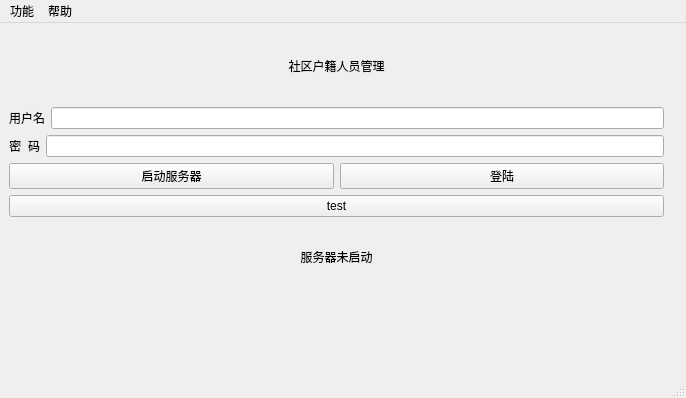
<?xml version="1.0" encoding="UTF-8"?>
<ui version="4.0">
 <class>MainWindowServer</class>
 <widget class="QMainWindow" name="MainWindowServer">
  <property name="geometry">
   <rect>
    <x>0</x>
    <y>0</y>
    <width>686</width>
    <height>398</height>
   </rect>
  </property>
  <property name="windowTitle">
   <string>MainWindow</string>
  </property>
  <widget class="QWidget" name="centralwidget">
   <layout class="QGridLayout" name="gridLayout">
    <item row="2" column="0">
     <layout class="QHBoxLayout" name="horizontalLayout_3">
      <item>
       <widget class="QLabel" name="label_4">
        <property name="text">
         <string>密  码</string>
        </property>
        <property name="alignment">
         <set>Qt::AlignRight|Qt::AlignTrailing|Qt::AlignVCenter</set>
        </property>
       </widget>
      </item>
      <item>
       <widget class="QLineEdit" name="lineEdit_password">
        <property name="echoMode">
         <enum>QLineEdit::Password</enum>
        </property>
        <property name="clearButtonEnabled">
         <bool>true</bool>
        </property>
       </widget>
      </item>
     </layout>
    </item>
    <item row="3" column="0">
     <layout class="QHBoxLayout" name="horizontalLayout_4">
      <item>
       <widget class="QPushButton" name="pBtn_startServer">
        <property name="text">
         <string>启动服务器</string>
        </property>
       </widget>
      </item>
      <item>
       <widget class="QPushButton" name="pBtn_login">
        <property name="text">
         <string>登陆</string>
        </property>
       </widget>
      </item>
     </layout>
    </item>
    <item row="6" column="0">
     <widget class="QLabel" name="lb_ipPort">
      <property name="minimumSize">
       <size>
        <width>0</width>
        <height>50</height>
       </size>
      </property>
      <property name="mouseTracking">
       <bool>true</bool>
      </property>
      <property name="styleSheet">
       <string notr="true">font: 11pt &quot;仿宋&quot;;
font: 75 12pt &quot;微软雅黑&quot;;</string>
      </property>
      <property name="frameShape">
       <enum>QFrame::NoFrame</enum>
      </property>
      <property name="lineWidth">
       <number>10</number>
      </property>
      <property name="text">
       <string>&lt;!DOCTYPE HTML PUBLIC &quot;-//W3C//DTD HTML 4.0//EN&quot; &quot;http://www.w3.org/TR/REC-html40/strict.dtd&quot;&gt;
&lt;html&gt;&lt;head&gt;&lt;meta name=&quot;qrichtext&quot; content=&quot;1&quot; /&gt;&lt;style type=&quot;text/css&quot;&gt;
p, li { white-space: pre-wrap; }
&lt;/style&gt;&lt;/head&gt;&lt;body style=&quot; font-family:'微软雅黑'; font-size:12pt; font-weight:72; font-style:normal;&quot;&gt;
&lt;p style=&quot;-qt-paragraph-type:empty; margin-top:12px; margin-bottom:12px; margin-left:0px; margin-right:0px; -qt-block-indent:0; text-indent:0px;&quot;&gt;&lt;br /&gt;&lt;/p&gt;&lt;/body&gt;&lt;/html&gt;</string>
      </property>
      <property name="textFormat">
       <enum>Qt::RichText</enum>
      </property>
      <property name="scaledContents">
       <bool>false</bool>
      </property>
      <property name="alignment">
       <set>Qt::AlignLeading|Qt::AlignLeft|Qt::AlignVCenter</set>
      </property>
      <property name="wordWrap">
       <bool>false</bool>
      </property>
      <property name="indent">
       <number>20</number>
      </property>
      <property name="textInteractionFlags">
       <set>Qt::TextBrowserInteraction</set>
      </property>
     </widget>
    </item>
    <item row="5" column="0">
     <widget class="QLabel" name="lb_serverStatus">
      <property name="styleSheet">
       <string notr="true">font: 11pt &quot;仿宋&quot;;
font: 75 12pt &quot;微软雅黑&quot;;</string>
      </property>
      <property name="frameShape">
       <enum>QFrame::NoFrame</enum>
      </property>
      <property name="lineWidth">
       <number>10</number>
      </property>
      <property name="text">
       <string>服务器未启动</string>
      </property>
      <property name="textFormat">
       <enum>Qt::RichText</enum>
      </property>
      <property name="scaledContents">
       <bool>false</bool>
      </property>
      <property name="alignment">
       <set>Qt::AlignCenter</set>
      </property>
     </widget>
    </item>
    <item row="1" column="0">
     <layout class="QHBoxLayout" name="horizontalLayout_2">
      <item>
       <widget class="QLabel" name="label_3">
        <property name="text">
         <string>用户名</string>
        </property>
       </widget>
      </item>
      <item>
       <widget class="QLineEdit" name="lineEdit_username">
        <property name="clearButtonEnabled">
         <bool>true</bool>
        </property>
       </widget>
      </item>
     </layout>
    </item>
    <item row="0" column="1" rowspan="7">
     <widget class="QLabel" name="label">
      <property name="styleSheet">
       <string notr="true"/>
      </property>
      <property name="text">
       <string/>
      </property>
      <property name="pixmap">
       <pixmap>../res/登陆界面.jpg</pixmap>
      </property>
      <property name="scaledContents">
       <bool>false</bool>
      </property>
      <property name="margin">
       <number>0</number>
      </property>
     </widget>
    </item>
    <item row="0" column="0">
     <widget class="QLabel" name="label_2">
      <property name="styleSheet">
       <string notr="true">font: 11pt &quot;仿宋&quot;;
font: 75 12pt &quot;微软雅黑&quot;;</string>
      </property>
      <property name="frameShape">
       <enum>QFrame::NoFrame</enum>
      </property>
      <property name="lineWidth">
       <number>10</number>
      </property>
      <property name="text">
       <string>社区户籍人员管理</string>
      </property>
      <property name="textFormat">
       <enum>Qt::RichText</enum>
      </property>
      <property name="scaledContents">
       <bool>false</bool>
      </property>
      <property name="alignment">
       <set>Qt::AlignCenter</set>
      </property>
     </widget>
    </item>
    <item row="4" column="0">
     <widget class="QPushButton" name="pBtn_test">
      <property name="text">
       <string>test</string>
      </property>
     </widget>
    </item>
   </layout>
  </widget>
  <widget class="QMenuBar" name="menubar">
   <property name="geometry">
    <rect>
     <x>0</x>
     <y>0</y>
     <width>686</width>
     <height>23</height>
    </rect>
   </property>
   <widget class="QMenu" name="menu">
    <property name="title">
     <string>功能</string>
    </property>
    <addaction name="action_changePassword"/>
    <addaction name="action_importData"/>
    <addaction name="action_addData"/>
    <addaction name="action_alterData"/>
    <addaction name="action_exportData"/>
    <addaction name="action_saveData"/>
    <addaction name="action_backupDatabase"/>
    <addaction name="action_logout"/>
   </widget>
   <widget class="QMenu" name="menu_2">
    <property name="title">
     <string>帮助</string>
    </property>
    <addaction name="action_about"/>
   </widget>
   <addaction name="menu"/>
   <addaction name="menu_2"/>
  </widget>
  <widget class="QStatusBar" name="statusBar"/>
  <action name="action_changePassword">
   <property name="text">
    <string>密码修改</string>
   </property>
  </action>
  <action name="action_importData">
   <property name="text">
    <string>数据导入</string>
   </property>
  </action>
  <action name="action_addData">
   <property name="text">
    <string>数据添加</string>
   </property>
  </action>
  <action name="action_alterData">
   <property name="text">
    <string>数据修改</string>
   </property>
  </action>
  <action name="action_exportData">
   <property name="text">
    <string>报表生成</string>
   </property>
  </action>
  <action name="action_hostInfo">
   <property name="text">
    <string>主机设置</string>
   </property>
  </action>
  <action name="action_userManagement">
   <property name="text">
    <string>用户管理</string>
   </property>
  </action>
  <action name="action_logout">
   <property name="text">
    <string>退出</string>
   </property>
  </action>
  <action name="action_about">
   <property name="text">
    <string>关于</string>
   </property>
  </action>
  <action name="action_saveData">
   <property name="text">
    <string>保存数据</string>
   </property>
  </action>
  <action name="action_backupDatabase">
   <property name="text">
    <string>备份数据库</string>
   </property>
  </action>
  <action name="actionSocket">
   <property name="text">
    <string>Socket</string>
   </property>
  </action>
 </widget>
 <resources/>
 <connections/>
</ui>
